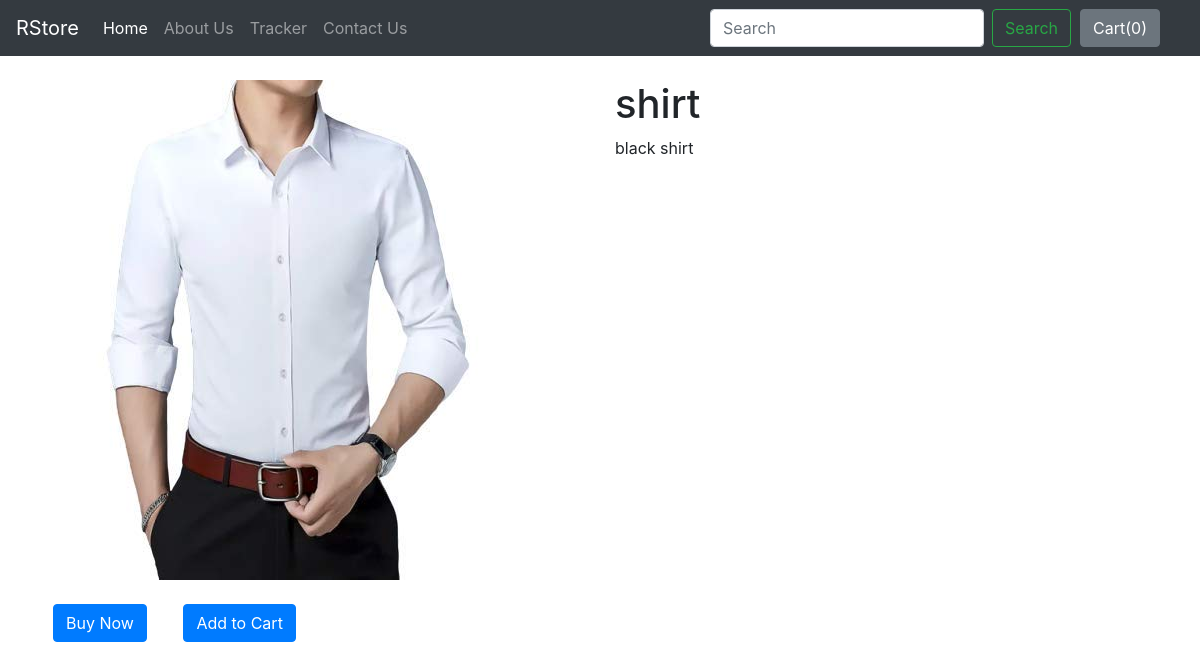
The page /shop/productView/2 on the database its author committed.
### shop/models.py (models this page shows, shortened)
class Product(models.Model):
    product_id=models.AutoField
    product_name=models.CharField(max_length=50)
    category=models.CharField(max_length=50 ,default="")
    sub_category=models.CharField(max_length=50 ,default="")
    description=models.CharField(max_length=200)
    pub_date=models.DateField()
    price=models.IntegerField(default=1000)
    image=models.ImageField(upload_to="shop/images",default="")

### shop/views.py (the view)
# urls.py: path('productView/<int:myid>',views.productView,name='ProductView'),
def productView(request, myid):
    from .models import Product
    product=Product.objects.filter(id=myid)
    params={'product':product[0]}
    return render(request,'shop/productView.html',params)

### shop/templates/shop/productView.html (shortened to what this page needs)
{% extends 'shop/basic.html' %}
{% block body %}
<div class="container my-4">
<div class="row">
<div class="col md-2">
    <div class="row">
<img src="/media/{{product.image}}">
</div>
<button class="btn btn-primary cart my-4 mx-2">Buy Now</button>
<button class="btn btn-primary cart mx-4 cart" id="cart{{product.id}}">Add to Cart</button>
</div>
<div class="col md-2">
    <h1>{{product.product_name}}</h1>
    {{product.description}}
</div>
</div>
</div>
{% endblock %}

### rows shown on the page
Product: image (picture), product_name "shirt", description "black shirt"
